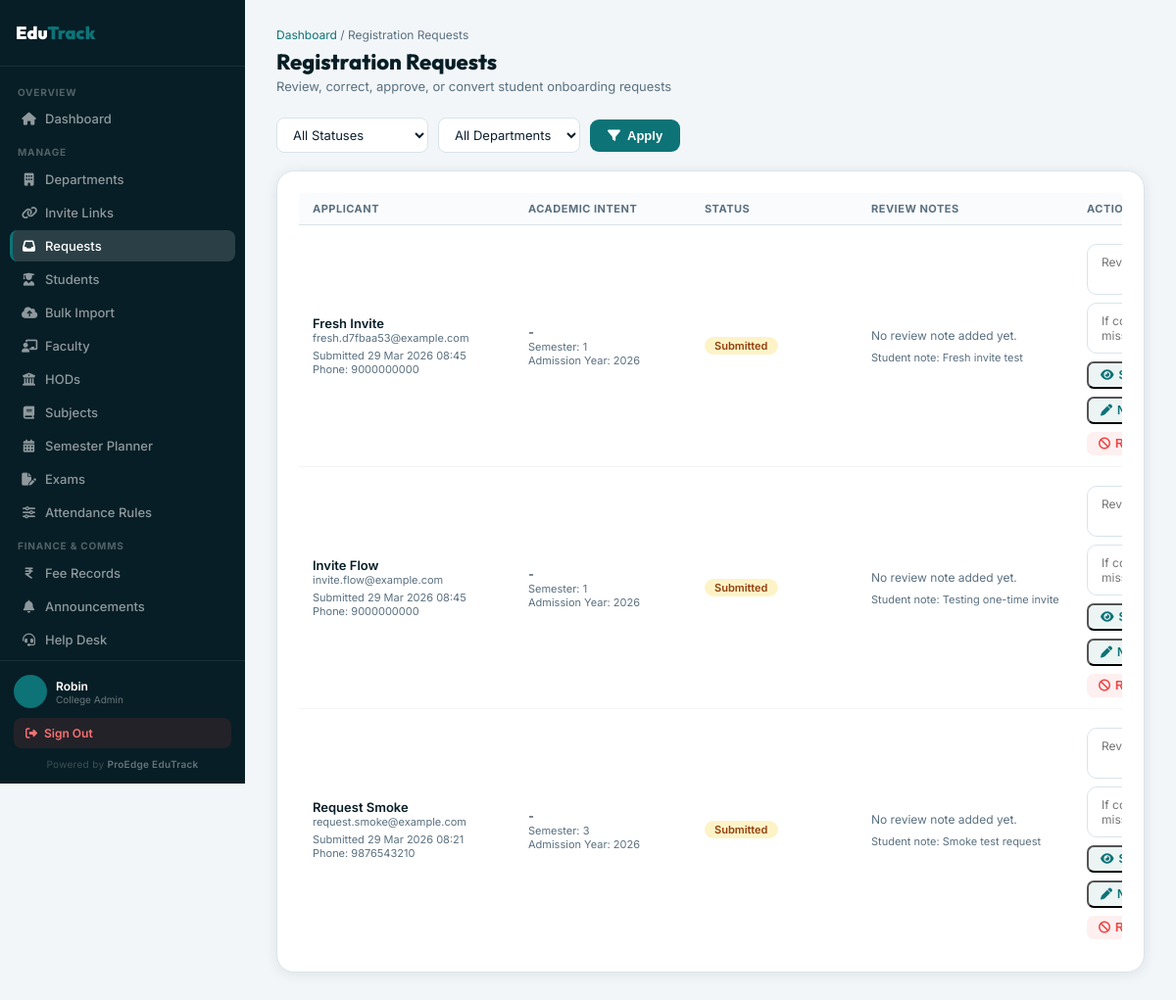
/dashboard/admin/registration-requests/ (signed in), run on the app's committed database.
### students/models.py (models this page shows, shortened)
class RegistrationRequest(models.Model):
    STATUS_CHOICES = (
        ('SUBMITTED', 'Submitted'),
        ('UNDER_REVIEW', 'Under Review'),
        ('NEEDS_CORRECTION', 'Needs Correction'),
        ('APPROVED', 'Approved'),
        ('CONVERTED', 'Converted'),
        ('REJECTED', 'Rejected'),
    )
    college = models.ForeignKey(College, on_delete=models.CASCADE, null=True, blank=True, related_name='registration_requests')
    desired_department = models.ForeignKey(Department, on_delete=models.SET_NULL, null=True, blank=True)
    first_name = models.CharField(max_length=50)
    last_name = models.CharField(max_length=50)
    email = models.EmailField()
    phone_number = models.CharField(max_length=15, blank=True)
    admission_year = models.IntegerField(null=True, blank=True)
    current_semester = models.IntegerField(null=True, blank=True)
    message = models.TextField(blank=True)
    date_of_birth = models.DateField(null=True, blank=True)
    gender = models.CharField(max_length=20, blank=True)
    photo_id = models.ImageField(upload_to='registration_ids/', null=True, blank=True)
    aadhaar_number = models.CharField(max_length=20, blank=True)
    inter_college_name = models.CharField(max_length=150, blank=True)
    inter_passed_year = models.IntegerField(null=True, blank=True)
    inter_percentage = models.FloatField(null=True, blank=True)
    school_name = models.CharField(max_length=150, blank=True)
    school_passed_year = models.IntegerField(null=True, blank=True)
    school_percentage = models.FloatField(null=True, blank=True)
    status = models.CharField(max_length=20, choices=STATUS_CHOICES, default='SUBMITTED')
    reviewed_by = models.ForeignKey(User, on_delete=models.SET_NULL, null=True, blank=True, related_name='reviewed_registration_requests')
    reviewed_at = models.DateTimeField(null=True, blank=True)
    review_notes = models.TextField(blank=True)
    correction_fields = models.TextField(blank=True)
    created_at = models.DateTimeField(auto_now_add=True)

### students/views/_legacy.py (the view)
# urls.py: path('dashboard/admin/registration-requests/', views.admin_registration_requests, name='admin_registration_requests'),
@login_required
def admin_registration_requests(request):
    if not _admin_guard(request):
        return redirect('dashboard')
    status_filter = request.GET.get('status', '').strip()
    dept_filter = request.GET.get('department', '').strip()
    requests_list = _scope_registration_requests(request).select_related(
        'desired_department', 'college', 'reviewed_by'
    ).order_by('-created_at')
    if status_filter:
        requests_list = requests_list.filter(status=status_filter)
    if dept_filter:
        requests_list = requests_list.filter(desired_department_id=dept_filter)
    departments = _scope_departments(request).order_by('name')
    return render(request, 'admin_panel/registration_requests.html', {
        'requests_list': requests_list,
        'status_filter': status_filter,
        'dept_filter': dept_filter,
        'departments': departments,
        'college': _get_admin_college(request),
        'branding': _get_college_branding(_get_admin_college(request)),
        'status_choices': RegistrationRequest.STATUS_CHOICES,
    })

### templates/admin_panel/registration_requests.html (shortened to what this page needs)
{% extends 'admin_panel/base_admin.html' %}
{% block nav_requests %}on{% endblock %}
{% block breadcrumb %} / Registration Requests{% endblock %}
{% block page_title %}Registration Requests{% endblock %}
{% block page_sub %}Review, correct, approve, or convert student onboarding requests{% endblock %}
{% block content %}
<div class="filter-bar">
  <form method="GET" style="display:flex;gap:10px;flex-wrap:wrap;align-items:center">
    <select name="status" class="filter-select">
      <option value="">All Statuses</option>
    </select>
    <select name="department" class="filter-select">
      <option value="">All Departments</option>
    </select>
    <button type="submit" class="btn-add"><i class="fas fa-filter"></i> Apply</button>
  </form>
</div>
<div class="ap-card">
  {% if requests_list %}
  <div class="table-scroll">
    <table class="ap-table">
      <thead>
        <tr><th>Applicant</th><th>Academic Intent</th><th>Status</th><th>Review Notes</th><th>Actions</th></tr>
      </thead>
      <tbody>
        {% for item in requests_list %}
        <tr>
          <td style="min-width:220px">
            <div style="font-weight:600;color:var(--deep)">{{ item.first_name }} {{ item.last_name }}</div>
            <div style="font-size:11px;color:var(--muted)">{{ item.email }}</div>
            <div style="font-size:11px;color:var(--muted);margin-top:4px">Submitted {{ item.created_at|date:"d M Y H:i" }}</div>
            {% if item.phone_number %}<div style="font-size:11px;color:var(--muted)">Phone: {{ item.phone_number }}</div>{% endif %}
          </td>
          <td style="min-width:180px">
            <div>{% if item.desired_department %}{{ item.desired_department.name }}{% else %}-{% endif %}</div>
            <div style="font-size:11px;color:var(--muted)">Semester: {{ item.current_semester|default:'-' }}</div>
            <div style="font-size:11px;color:var(--muted)">Admission Year: {{ item.admission_year|default:'-' }}</div>
          </td>
          <td style="min-width:170px">
            <span class="ap-badge {% if item.status == 'CONVERTED' %}badge-paid{% elif item.status == 'REJECTED' %}badge-pending{% elif item.status == 'APPROVED' %}badge-active{% elif item.status == 'NEEDS_CORRECTION' %}badge-partial{% else %}badge-partial{% endif %}">
              {{ item.get_status_display }}
            </span>
          </td>
          <td style="min-width:220px">
            {% if item.review_notes %}
            <div style="font-size:12px;color:var(--text);margin-bottom:6px">{{ item.review_notes }}</div>
            {% else %}
            <div style="font-size:12px;color:var(--muted);margin-bottom:6px">No review note added yet.</div>
            {% endif %}
            {% if item.message %}
            <div style="font-size:11px;color:var(--muted);margin-top:8px">Student note: {{ item.message|truncatechars:110 }}</div>
            {% endif %}
          </td>
          <td style="min-width:280px">
            {% if item.status != 'CONVERTED' and item.status != 'REJECTED' %}
            <form method="POST" action="{% url 'admin_registration_request_update' item.pk %}" style="display:grid;gap:8px">
              <textarea name="review_notes" rows="2" placeholder="Review note for this request..." class="form-control" style="font-size:12px"></textarea>
              <textarea name="correction_fields" rows="2" placeholder="If correction is needed, mention missing details or documents..." class="form-control" style="font-size:12px"></textarea>
              <div style="display:flex;gap:8px;flex-wrap:wrap">
                <button type="submit" name="action" value="UNDER_REVIEW" class="btn-edit"><i class="fas fa-eye"></i> Start Review</button>
                <button type="submit" name="action" value="NEEDS_CORRECTION" class="btn-edit"><i class="fas fa-pen"></i> Needs Correction</button>
                <button type="submit" name="action" value="REJECTED" class="btn-del"><i class="fas fa-ban"></i> Reject</button>
              </div>
            </form>
            {% else %}
            <div style="font-size:12px;color:var(--muted)">No further review action required.</div>
            {% endif %}
          </td>
        </tr>
        {% endfor %}
      </tbody>
    </table>
  </div>
  {% else %}
  <div class="empty-state"><i class="fas fa-inbox"></i><p>No registration requests found.</p></div>
  {% endif %}
</div>
{% endblock %}

### templates/admin_panel/base_admin.html (shortened to what this page needs)
{% extends 'base.html' %}
{% load static %}
{% block body %}
<div style="display:flex;min-height:100vh">
  <aside class="adm-sidebar" id="adm-sidebar">
    <div style="padding:14px 16px;border-bottom:1px solid rgba(255,255,255,.08);display:flex;align-items:center;gap:10px;min-height:68px">
      {% if college and college.logo %}
        <img src="{{ college.logo.url }}" style="height:48px;width:auto;max-width:160px;object-fit:contain;flex-shrink:0"/>
      {% else %}
        <div style="font-family:'Outfit',sans-serif;font-size:18px;font-weight:900;color:#fff">Edu<span style="color:var(--teal)">Track</span></div>
      {% endif %}
    </div>
    <div style="padding:10px 10px;flex:1;overflow-y:auto">
      {% block base_nav_links %}
      <div style="font-size:10px;font-weight:700;color:rgba(255,255,255,.3);text-transform:uppercase;letter-spacing:.8px;padding:0 8px;margin:10px 0 5px">Overview</div>
      <a href="{% url 'admin_dashboard' %}" class="sb-link {% block nav_dashboard %}{% endblock %}"><i class="fas fa-home"></i> Dashboard</a>
      <div style="font-size:10px;font-weight:700;color:rgba(255,255,255,.3);text-transform:uppercase;letter-spacing:.8px;padding:0 8px;margin:12px 0 6px">Manage</div>
      <a href="{% url 'admin_departments' %}" class="sb-link {% block nav_dept %}{% endblock %}"><i class="fas fa-building"></i> Departments</a>
      <a href="{% url 'admin_registration_invites' %}" class="sb-link {% block nav_invites %}{% endblock %}"><i class="fas fa-link"></i> Invite Links</a>
      <a href="{% url 'admin_registration_requests' %}" class="sb-link {% block nav_requests %}{% endblock %}"><i class="fas fa-inbox"></i> Requests</a>
      <a href="{% url 'admin_students' %}" class="sb-link {% block nav_students %}{% endblock %}"><i class="fas fa-user-graduate"></i> Students</a>
      <a href="{% url 'admin_bulk_import' %}" class="sb-link {% block nav_import %}{% endblock %}"><i class="fas fa-cloud-upload-alt"></i> Bulk Import</a>
      <a href="{% url 'admin_faculty_list' %}" class="sb-link {% block nav_faculty %}{% endblock %}"><i class="fas fa-chalkboard-teacher"></i> Faculty</a>
      <a href="{% url 'admin_hods' %}" class="sb-link {% block nav_hods %}{% endblock %}"><i class="fas fa-building-columns"></i> HODs</a>
      <a href="{% url 'admin_subjects' %}" class="sb-link {% block nav_subjects %}{% endblock %}"><i class="fas fa-book"></i> Subjects</a>
      <a href="{% url 'admin_academic_planner' %}" class="sb-link {% block nav_planner %}{% endblock %}"><i class="fas fa-calendar-days"></i> Semester Planner</a>
      <a href="{% url 'admin_exams' %}" class="sb-link {% block nav_exams %}{% endblock %}"><i class="fas fa-file-pen"></i> Exams</a>
      <a href="{% url 'admin_attendance_rules' %}" class="sb-link {% block nav_att_rules %}{% endblock %}"><i class="fas fa-sliders"></i> Attendance Rules</a>
      <div style="font-size:10px;font-weight:700;color:rgba(255,255,255,.3);text-transform:uppercase;letter-spacing:.8px;padding:0 8px;margin:12px 0 6px">Finance & Comms</div>
      <a href="{% url 'admin_fees' %}" class="sb-link {% block nav_fees %}{% endblock %}"><i class="fas fa-indian-rupee-sign"></i> Fee Records</a>
      <a href="{% url 'admin_announcements' %}" class="sb-link {% block nav_ann %}{% endblock %}"><i class="fas fa-bell"></i> Announcements</a>
      <a href="{% url 'admin_helpdesk' %}" class="sb-link {% block nav_helpdesk %}{% endblock %}"><i class="fas fa-headset"></i> Help Desk</a>
      {% endblock %}
    </div>
    <div style="padding:14px;border-top:1px solid rgba(255,255,255,.08)">
      <div style="display:flex;align-items:center;gap:9px;margin-bottom:10px">
        <div style="width:34px;height:34px;border-radius:50%;background:var(--teal);display:flex;align-items:center;justify-content:center;font-size:13px;font-weight:700;color:#fff;flex-shrink:0">
        </div>
        <div>
          <div style="font-size:12px;font-weight:600;color:#fff">{{ request.user.get_full_name|default:request.user.username }}</div>
          <div style="font-size:10px;color:rgba(255,255,255,.4)">{% block sidebar_role_label %}College Admin{% endblock %}</div>
        </div>
      </div>
      <a href="{% url 'logout' %}" style="display:flex;align-items:center;gap:7px;padding:8px 12px;border-radius:8px;background:rgba(239,68,68,.12);color:#f87171;font-size:12px;font-weight:600;text-decoration:none"
         onmouseover="this.style.background='rgba(239,68,68,.2)'" onmouseout="this.style.background='rgba(239,68,68,.12)'">
        <i class="fas fa-sign-out-alt"></i> Sign Out
      </a>
      <div style="margin-top:10px;font-size:10px;color:rgba(255,255,255,.22);text-align:center;letter-spacing:.3px">Powered by <span style="color:rgba(255,255,255,.38);font-weight:600">ProEdge EduTrack</span></div>
    </div>
  </aside>
  <main style="flex:1;padding:28px 32px;overflow-y:auto;min-width:0;background:var(--bg)">
    <div style="margin-bottom:24px">
      <div style="font-size:12px;color:var(--muted);margin-bottom:6px">
        <a href="{% url 'admin_dashboard' %}" style="color:var(--teal);text-decoration:none">Dashboard</a>
        {% block breadcrumb %}{% endblock %}
      </div>
      <div style="display:flex;align-items:center;justify-content:space-between;flex-wrap:wrap;gap:12px">
        <div>
          <h1 style="font-family:'Outfit',sans-serif;font-size:22px;font-weight:800;color:var(--deep);margin-bottom:3px">{% block page_title %}{% endblock %}</h1>
          <p style="font-size:13px;color:var(--muted)">{% block page_sub %}{% endblock %}</p>
        </div>
      </div>
    </div>
    {% block content %}{% endblock %}
  </main>
</div>
{% endblock %}

### data on the page
RegistrationRequest: first_name "Fresh", last_name "Invite", email "fresh.d7fbaa53@example.com", created_at "29 Mar 2026 08:45", phone_number "9000000000", current_semester "1", admission_year "2026", status "Submitted", review_notes "No review note added yet.", message "Fresh invite test"
RegistrationRequest: first_name "Invite", last_name "Flow", email "invite.flow@example.com", created_at "29 Mar 2026 08:45", phone_number "9000000000", current_semester "1", admission_year "2026", status "Submitted", review_notes "No review note added yet.", message "Testing one-time invite"
RegistrationRequest: first_name "Request", last_name "Smoke", email "request.smoke@example.com", created_at "29 Mar 2026 08:21", phone_number "9876543210", current_semester "3", admission_year "2026", status "Submitted", review_notes "No review note added yet.", message "Smoke test request"

### other printed values
{{ request.user.get_full_name|default:request.user.username }} "Robin"
